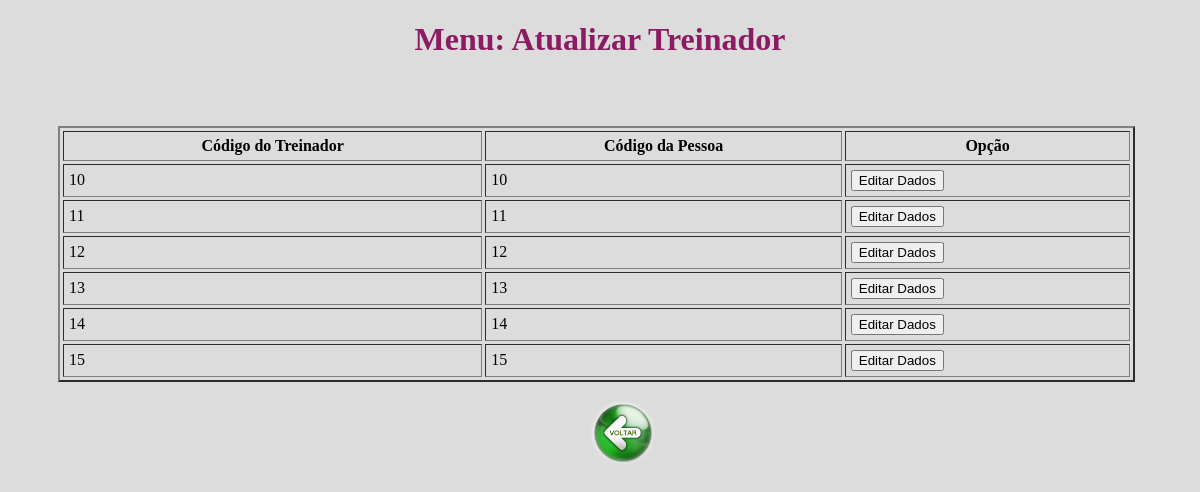
Page /treinador/update_treinador.php on the committed database.
### tables this page shows
create table treinador(
cod_treinador integer not null,
cod_pessoa integer not null,
primary key(cod_treinador),
foreign key (cod_pessoa) references pessoa(cod_pessoa) on update cascade on delete cascade
);

### treinador/update_treinador.php (the view, shortened to what this page needs)
<?php require_once '../php_action/db_connect.php'; ?>
<!DOCTYPE html>
<html>
<head>
	<link type="text/css" rel="stylesheet" href="../php_action/stylesheet.css"/>
</head>
<body>
	<h1><center>Menu: Atualizar Treinador</center></h1>
<div class="manageMember">
	<br><br>
	<table border="2" cellspacing="3" cellpadding="5">
		<thead>
			<tr>
				<th>Código do Treinador</th>
				<th>Código da Pessoa</th>
				<th>Opção</th>
			</tr>
		</thead>
		<tbody>
			<?php
			$sql = "SELECT * FROM treinador WHERE cod_treinador >= 1";
			$result = $connect->query($sql);
			if($result->num_rows > 0) {
				while($row = $result->fetch_assoc()) {
					echo "<tr>
						<td>".$row['cod_treinador']."</td>
						<td>".$row['cod_pessoa']."</td>
						<td>
							<a href='edit_treinador.php?cod_treinador=".$row['cod_treinador']."'><button type='button'>Editar Dados</button></a>
						</td>
					</tr>";
				}
			} else {
				echo "<tr><td colspan='5'><center>No Data Avaliable</center></td></tr>";
			}
			?>
		</tbody>
	</table>
	<form method="post" action="./crud_treinador.php">
	<br><center>&emsp; &emsp; &emsp; &emsp; &emsp; &emsp; &emsp; &emsp; &emsp; &emsp; &emsp; &emsp; &emsp; &emsp; &emsp; <input type="image" src="../botao_voltar.png" alt="Submit" width="65" height="65"></center>
	</form>
</div>
</body>
</html>

### php_action/stylesheet.css (style rules this page uses)
h1 { color: #8B1C62; }
a { width: 80px; height: 70px; font-family: verdana; background-color: green; }

### treinador/update_treinador.php (style rules this page uses)
body { background: #DCDCDC; }
.manageMember { width: 70%; margin: 10px 30px 30px 50px; }
table { width: 130%; height: 20%; margin-top: 10px; }

### rows in the picture
treinador: cod_treinador "10", cod_pessoa "10"
treinador: cod_treinador "11", cod_pessoa "11"
treinador: cod_treinador "12", cod_pessoa "12"
treinador: cod_treinador "13", cod_pessoa "13"
treinador: cod_treinador "14", cod_pessoa "14"
treinador: cod_treinador "15", cod_pessoa "15"
